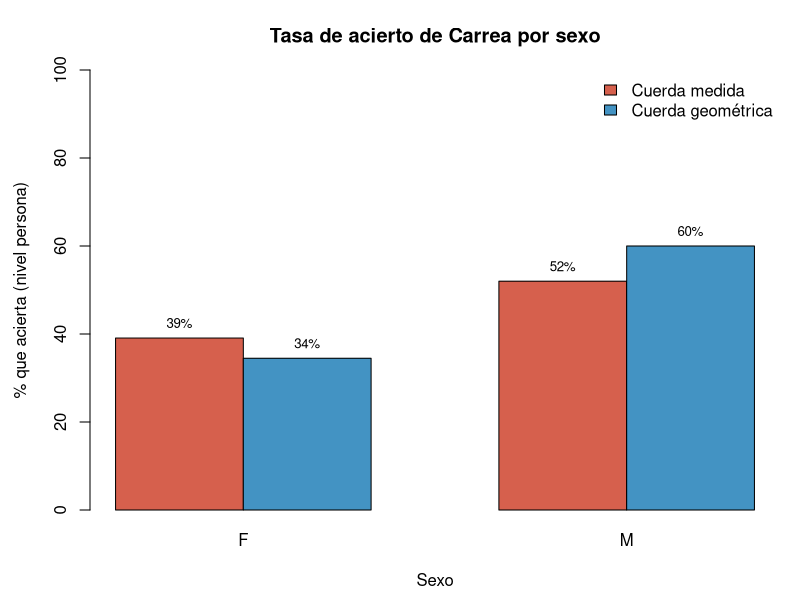
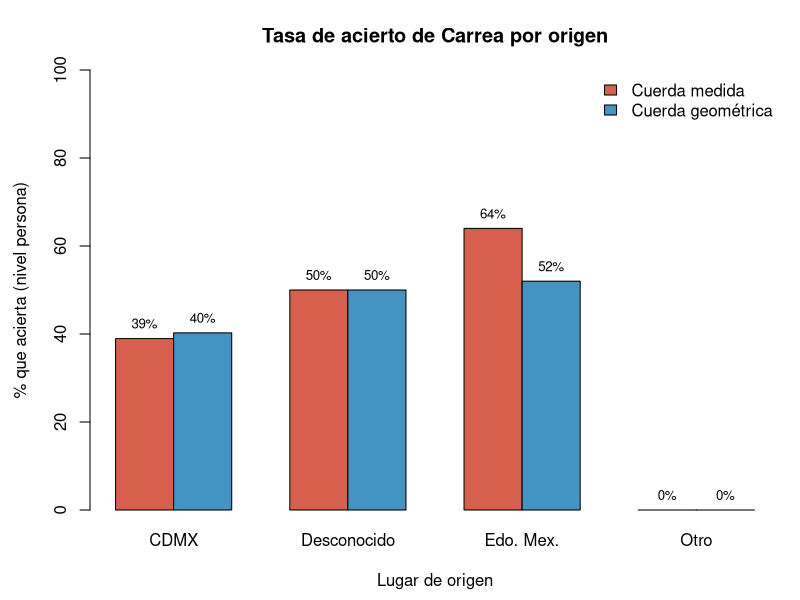
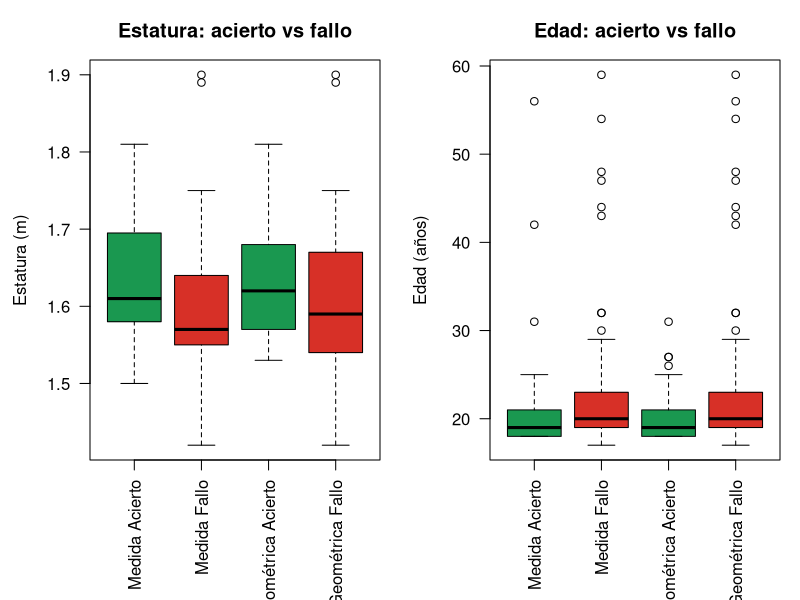

Recreate these plots in R, in order.
# ================================================================
# Caracteristicas DEMOGRAFICAS de aciertos vs fallos - Etapa 4
# ================================================================
# Pregunta: comparten algun rasgo demografico (sexo, edad, estatura, lugar
# de origen) las personas cuya estimacion de Carrea es CORRECTA frente a
# las que no. Solo hemiarcadas mandibulares H3/H4 (ver Funciones_Carrea.R).
#
# Origenes observados en la muestra (130 individuos): Ciudad de Mexico
# (mayoria), Estado de Mexico, y un grupo pequeno de otros estados
# (Guanajuato, Michoacan, Puebla, Queretaro); 16 individuos sin origen
# registrado.
# ================================================================

library(dplyr)

est <- read.csv("resultados/estimaciones_130.csv", stringsAsFactors = FALSE, check.names = FALSE)

dir_fig <- "reporte/figuras"
if (!dir.exists(dir_fig)) dir.create(dir_fig, recursive = TRUE)

norm_origen <- function(x) {
  x <- trimws(x)
  dplyr::case_when(
    is.na(x)                    ~ "Desconocido",
    x == "Ciudad de México"      ~ "CDMX",
    x == "Estado de México"      ~ "Edo. Mex.",
    TRUE                         ~ "Otro"
  )
}
est <- est %>% mutate(origen = norm_origen(Origen))

resumen_demo <- function(d, ok) {
  d %>% mutate(grupo = ifelse(.data[[ok]] == 1, "ACIERTO", "FALLO")) %>%
    group_by(grupo) %>% summarise(
      n            = n(),
      pct_F        = round(mean(Sexo == "F") * 100, 0),
      pct_M        = round(mean(Sexo == "M") * 100, 0),
      edad_media   = round(mean(Edad, na.rm = TRUE), 1),
      edad_sd      = round(sd(Edad, na.rm = TRUE), 1),
      estatura_m   = round(mean(Estatura), 3),
      estatura_sd  = round(sd(Estatura), 3),
      pct_CDMX     = round(mean(origen == "CDMX") * 100, 0),
      pct_EdoMex   = round(mean(origen == "Edo. Mex.") * 100, 0),
      pct_Otro     = round(mean(origen == "Otro") * 100, 0),
      pct_Desc     = round(mean(origen == "Desconocido") * 100, 0),
      .groups = "drop"
    ) %>% as.data.frame()
}

tests_demo <- function(d, ok) {
  d <- d %>% mutate(grupo = ifelse(.data[[ok]] == 1, "ACIERTO", "FALLO"))
  p <- function(expr) tryCatch(suppressWarnings(expr), error = function(e) NA_real_)
  data.frame(
    sexo_fisher_p     = round(p(fisher.test(table(d$grupo, d$Sexo))$p.value), 3),
    origen_fisher_p   = round(p(fisher.test(table(d$grupo, d$origen))$p.value), 3),
    edad_wilcox_p     = round(p(wilcox.test(Edad ~ grupo, data = d)$p.value), 3),
    estatura_wilcox_p = round(p(wilcox.test(Estatura ~ grupo, data = d)$p.value), 3)
  )
}

reporta <- function(d, etq, ok) {
  na <- sum(d[[ok]] == 1); nf <- sum(d[[ok]] == 0)
  cat(sprintf("\n----- %s: %d aciertos vs %d fallos -----\n", etq, na, nf))
  print(resumen_demo(d, ok), row.names = FALSE)
  cat("Pruebas (p-value):\n"); print(tests_demo(d, ok), row.names = FALSE)
}

# ---- nivel PERSONA: acierto si cae en el rango en al menos una hemiarcada ----
persona <- est %>%
  group_by(ID) %>%
  summarise(Sexo = first(Sexo), Edad = first(Edad),
            Estatura = first(Estatura), origen = first(origen),
            acierto_med = as.integer(any(acierto_med == 1)),
            acierto_geo = as.integer(any(acierto_geo == 1)),
            .groups = "drop") %>% as.data.frame()

for (modelo in list(c(ok = "acierto_med", nom = "CUERDA MEDIDA (modelo original)"),
                    c(ok = "acierto_geo", nom = "CUERDA GEOMETRICA"))) {
  cat(sprintf("\n================ %s ================\n", modelo["nom"]))
  reporta(est %>% filter(hemiarcada == "H3"), "H3 (33-31)", modelo["ok"])
  reporta(est %>% filter(hemiarcada == "H4"), "H4 (43-41)", modelo["ok"])
  reporta(persona, "PERSONA (>=1 hemiarcada)", modelo["ok"])
}

# ================================================================
# Figuras (nivel persona; comparan cuerda medida vs geometrica)
# ================================================================
COL_MED <- "#D6604D"; COL_GEO <- "#4393C3"

tasa_por <- function(grpvar) {
  rbind(Medida     = tapply(persona$acierto_med, persona[[grpvar]], mean) * 100,
        Geometrica = tapply(persona$acierto_geo, persona[[grpvar]], mean) * 100)
}

png(file.path(dir_fig, "demo130_aciertos_sexo.png"), width = 1000, height = 700, res = 130)
par(mar = c(4.5, 4.5, 3.5, 1))
m <- tasa_por("Sexo")
bp <- barplot(m, beside = TRUE, col = c(COL_MED, COL_GEO), ylim = c(0, 100),
              ylab = "% que acierta (nivel persona)", xlab = "Sexo",
              main = "Tasa de acierto de Carrea por sexo")
text(bp, m, labels = sprintf("%.0f%%", m), pos = 3, cex = 0.8)
legend("topright", c("Cuerda medida", "Cuerda geométrica"),
       fill = c(COL_MED, COL_GEO), bty = "n")
dev.off()

png(file.path(dir_fig, "demo130_aciertos_origen.png"), width = 1100, height = 700, res = 130)
par(mar = c(4.5, 4.5, 3.5, 1))
m <- tasa_por("origen")
bp <- barplot(m, beside = TRUE, col = c(COL_MED, COL_GEO), ylim = c(0, 100),
              ylab = "% que acierta (nivel persona)", xlab = "Lugar de origen",
              main = "Tasa de acierto de Carrea por origen")
text(bp, m, labels = sprintf("%.0f%%", m), pos = 3, cex = 0.8)
legend("topright", c("Cuerda medida", "Cuerda geométrica"),
       fill = c(COL_MED, COL_GEO), bty = "n")
dev.off()

long <- function(ok) data.frame(
  estatura = persona$Estatura, edad = persona$Edad,
  grupo = ifelse(persona[[ok]] == 1, "Acierto", "Fallo"))
bx <- rbind(cbind(long("acierto_med"), modelo = "Medida"),
            cbind(long("acierto_geo"), modelo = "Geométrica"))
bx$cat <- factor(paste(bx$modelo, bx$grupo),
                 levels = c("Medida Acierto", "Medida Fallo",
                            "Geométrica Acierto", "Geométrica Fallo"))
cols4 <- c("#1A9850", "#D73027", "#1A9850", "#D73027")

png(file.path(dir_fig, "demo130_aciertos_estatura_edad.png"), width = 1300, height = 650, res = 130)
par(mfrow = c(1, 2), mar = c(7, 4.5, 3, 1))
boxplot(estatura ~ cat, data = bx, col = cols4, las = 2, xlab = "",
        ylab = "Estatura (m)", main = "Estatura: acierto vs fallo")
boxplot(edad ~ cat, data = bx, col = cols4, las = 2, xlab = "",
        ylab = "Edad (años)", main = "Edad: acierto vs fallo")
par(mfrow = c(1, 1))
dev.off()

cat("\nFiguras guardadas en", dir_fig, "(demo130_*.png)\n")
